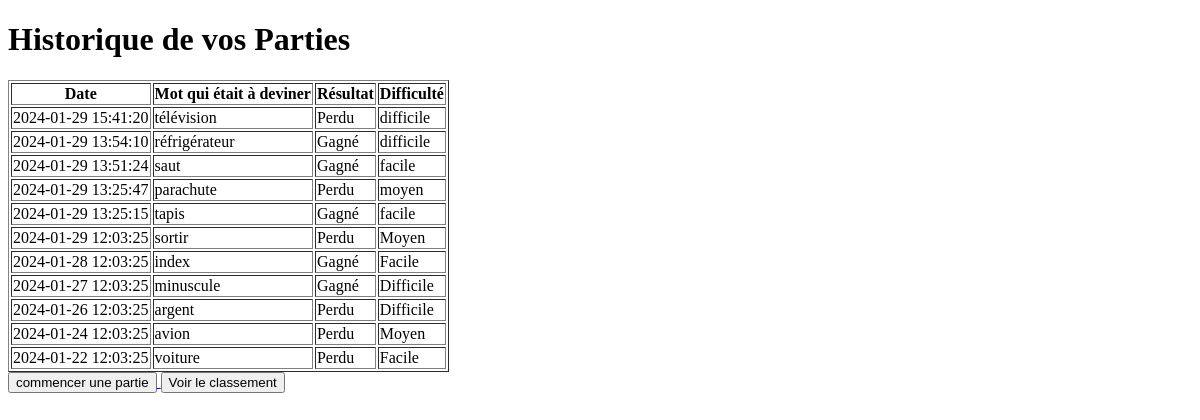
Page /historique (signed in) on the earlier database version.
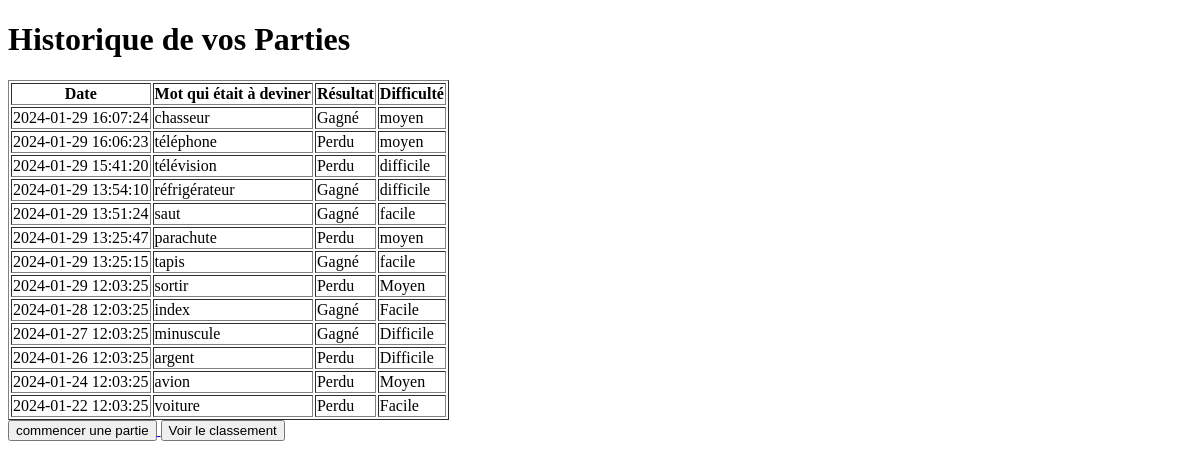
Same page on the later database version.
### tables this page shows
CREATE TABLE Partie (
    Partie_Id INTEGER PRIMARY KEY AUTOINCREMENT,
    Date_Du_Jeu DATETIME DEFAULT CURRENT_TIMESTAMP,
    Mot_A_Deviner VARCHAR,
    Gagne_Facile INTEGER DEFAULT 0,
    Perdu_Facile INTEGER DEFAULT 0,
    Gagne_Moyen INTEGER DEFAULT 0,
    Perdu_Moyen INTEGER DEFAULT 0,
    Gagne_Difficile INTEGER DEFAULT 0,
    Perdu_Difficile INTEGER DEFAULT 0,
    Resultat VARCHAR DEFAULT NULL,
    Difficulty VARCHAR DEFAULT NULL,
    User_Id INTEGER,
    FOREIGN KEY(User_Id) REFERENCES User(US_Id)
);

### app.py (the view)
@app.route('/historique')
def historique():
    user_id = session.get('user_id')
    with connect_db() as db:
        cursor = db.cursor()
        cursor.execute("""
            SELECT Date_Du_Jeu, Mot_A_Deviner, Resultat, Difficulty
            FROM Partie
            WHERE User_Id = ?
            ORDER BY Date_Du_Jeu DESC
        """, (user_id,))
        game_history = cursor.fetchall()
    return render_template('historique.html', game_history=game_history)

### app.py (called while the page is built)
def connect_db():
    db_path = 'Pendu.db'
    print(f"Connecté à la base de données : {db_path}")
    return sqlite3.connect(db_path)

### templates/historique.html (shortened to what this page needs)
<!DOCTYPE html>
<html lang="fr">
<head>
</head>
<body>
    <h1>Historique de vos Parties</h1>
    <table border="1">
        <thead>
            <tr>
                <th>Date</th>
                <th>Mot qui était à deviner</th>
                <th>Résultat</th>
                <th>Difficulté</th>
            </tr>
        </thead>
        <tbody>
            {% for game in game_history %}
                <tr>
                    <td>{{ game[0] }}</td>
                    <td>{{ game[1] }}</td>
                    <td>{{ game[2] }}</td>
                    <td>{{ game[3] }}</td>
                </tr>
            {% endfor %}
        </tbody>
    </table>
    <a href="/recommencer_une_partie">
        <input type="button" value="commencer une partie" />
    </a>
    <a href="/classement">
        <input type="button" value="Voir le classement" />
    </a>
</body>
</html>

Differences in the rows shown:
added Partie: Date_Du_Jeu "2024-01-29 16:07:24", Mot_A_Deviner "chasseur", Resultat "Gagné", Difficulty "moyen"
added Partie: Date_Du_Jeu "2024-01-29 16:06:23", Mot_A_Deviner "téléphone", Resultat "Perdu", Difficulty "moyen"
